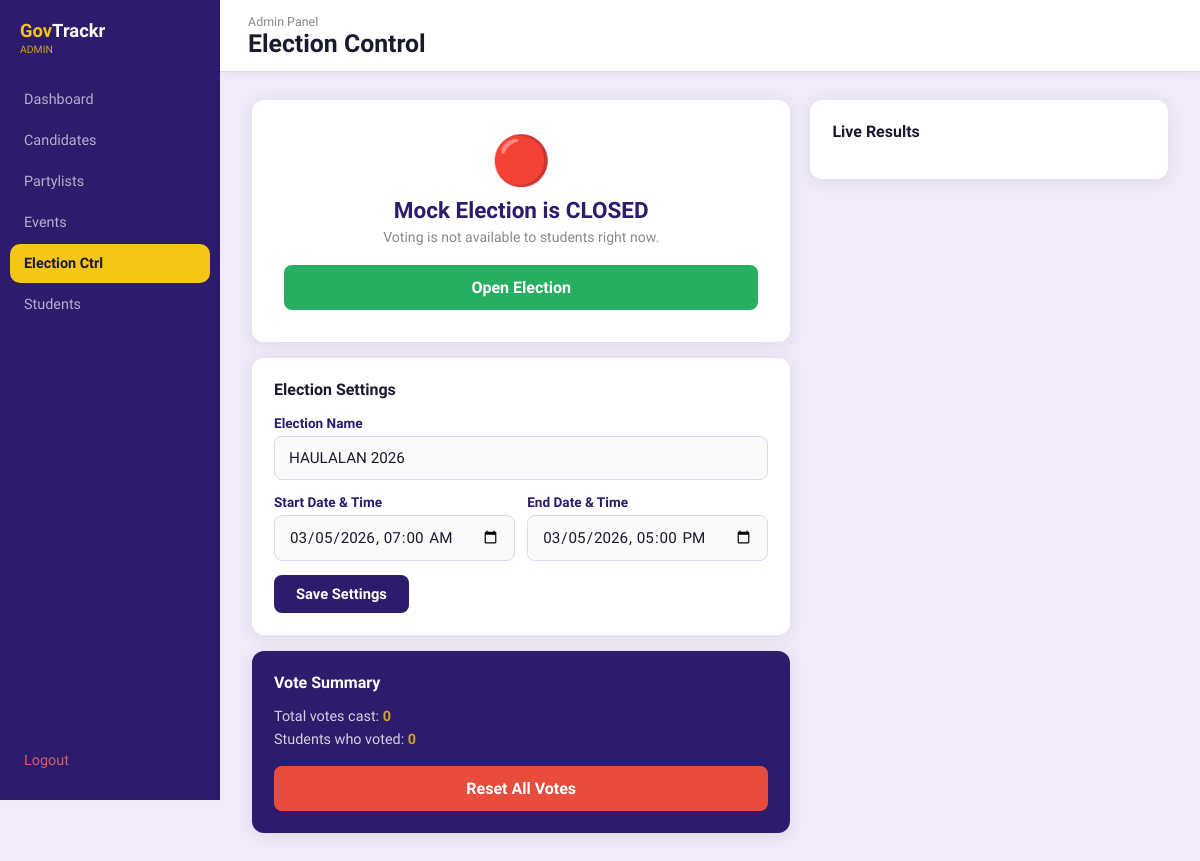
The page /admin/election.php (signed in) on the database its author committed.
### tables this page shows
CREATE TABLE IF NOT EXISTS election_settings (
    id            INT AUTO_INCREMENT PRIMARY KEY,
    election_name VARCHAR(200) DEFAULT 'HAULALAN 2026',
    is_open       TINYINT(1)   DEFAULT 0,            
    start_date    DATETIME     DEFAULT NULL,
    end_date      DATETIME     DEFAULT NULL,
    updated_at    TIMESTAMP    DEFAULT CURRENT_TIMESTAMP ON UPDATE CURRENT_TIMESTAMP
);

### admin/election.php (the view, shortened to what this page needs)
<?php
require_once 'auth_guard.php';
$settings = $conn->query("SELECT * FROM election_settings LIMIT 1")->fetch_assoc();
$vote_count = $conn->query("SELECT COUNT(*) AS n FROM votes")->fetch_assoc()['n'];
$voter_count = $conn->query("SELECT COUNT(DISTINCT voter_id) AS n FROM votes")->fetch_assoc()['n'];
?>
<!DOCTYPE html>
<html lang="en">
<head><meta charset="UTF-8"><title>GovTrackr — Election Control</title><link rel="stylesheet" href="../css/styles.css"></head>
<body class="dash-body">
<?php include 'sidebar.php'; ?>
<div style="flex:1;display:flex;flex-direction:column;">
<header class="topbar">
    <div class="topbar-left"><p class="topbar-welcome">Admin Panel</p><h1 class="topbar-title">Election Control</h1></div>
</header>
<main class="dash-content">
    <div class="grid-2" style="align-items:start;">
        <div style="display:flex;flex-direction:column;gap:16px;">
            <div class="card" style="text-align:center;padding:32px;">
                <p style="font-size:3rem; margin-bottom:8px;"><?= $settings['is_open'] ? '🟢' : '🔴' ?></p>
                <h2 style="color:var(--purple-dark);margin-bottom:6px;">
                    Mock Election is <?= $settings['is_open'] ? 'OPEN' : 'CLOSED' ?>
                </h2>
                <p style="color:var(--muted);font-size:.88rem;margin-bottom:20px;">
                    <?= $settings['is_open'] ? 'Students can currently cast their votes.' : 'Voting is not available to students right now.' ?>
                </p>
                <form method="POST" action="">
                    <button type="submit" name="toggle_election"
                            class="btn <?= $settings['is_open'] ? 'btn-danger' : 'btn-success' ?> btn-full"
                            onclick="return confirm('<?= $settings['is_open'] ? 'Close' : 'Open' ?> the mock election?')">
                        <?= $settings['is_open'] ? 'Close Election' : 'Open Election' ?>
                    </button>
                </form>
            </div>
            <div class="card">
                <h3 class="card-title">Election Settings</h3>
                <form method="POST" action="">
                    <div class="form-group">
                        <label class="form-label">Election Name</label>
                        <div class="input-wrap"><input type="text" name="election_name" value="<?= htmlspecialchars($settings['election_name']) ?>"></div>
                    </div>
                    <div class="input-row">
                        <div class="form-group">
                            <label class="form-label">Start Date & Time</label>
                            <div class="input-wrap"><input type="datetime-local" name="start_date" value="<?= $settings['start_date'] ? str_replace(' ','T',$settings['start_date']) : '' ?>"></div>
                        </div>
                        <div class="form-group">
                            <label class="form-label">End Date & Time</label>
                            <div class="input-wrap"><input type="datetime-local" name="end_date" value="<?= $settings['end_date'] ? str_replace(' ','T',$settings['end_date']) : '' ?>"></div>
                        </div>
                    </div>
                    <button type="submit" name="update_settings" class="btn btn-purple">Save Settings</button>
                </form>
            </div>
            <div class="card card-dark">
                <h3 class="card-title">Vote Summary</h3>
                <p style="opacity:.8;font-size:.9rem;">Total votes cast: <strong style="color:var(--gold);"><?= $vote_count ?></strong></p>
                <p style="opacity:.8;font-size:.9rem;margin-top:6px;">Students who voted: <strong style="color:var(--gold);"><?= $voter_count ?></strong></p>
                <form method="POST" style="margin-top:18px;" onsubmit="return confirm('This will DELETE all votes and lineups. This CANNOT be undone. Are you sure?')">
                    <button type="submit" name="reset_votes" class="btn btn-danger btn-full">Reset All Votes</button>
                </form>
            </div>
        </div>
        <div class="card">
            <h3 class="card-title">Live Results</h3>
        </div>
    </div>
</main>
</div>
</body>
</html>

### css/styles.css (style rules this page uses)
*, *::before, *::after { box-sizing: border-box; margin: 0; padding: 0; }
:root { --purple-dark: #2D1B6B; --purple-mid: #4A2D9B; --purple-light: #7B5EA7; --purple-soft: #EDE8FB; --gold: #F5C518; --gold-dark: #D4A800; --gold-light: #FFF8D6; --bg: #F0EBF8; --card: #FFFFFF; --text: #1A1A2E; --muted: #888; --border: #DDD6F5; --danger: #E74C3C; --success: #27AE60; --sidebar-w: 220px; --sidebar-w-col: 60px; --topbar-h: 72px; --radius: 12px; --shadow: 0 2px 16px rgba(45,27,107,.10); }
body { font-family: 'Kodchasan', sans-serif !important; color: var(--text); background: var(--bg); font-size: 15px; }
input, textarea, select, button { font-family: inherit; }
.btn { display: inline-flex; align-items: center; gap: 6px; padding: 10px 22px; border-radius: 8px; border: none; cursor: pointer; font-weight: 600; font-size: 0.92rem; transition: filter .15s, transform .1s; }
.btn-purple { background: var(--purple-dark); color: #fff; }
.btn-danger { background: var(--danger); color: #fff; }
.btn-success { background: var(--success); color: #fff; }
.btn-full { width: 100%; justify-content: center; padding: 13px; font-size: 1rem; }
.form-group { margin-bottom: 14px; }
.form-label { display: block; font-size: 0.85rem; font-weight: 600; color: var(--purple-dark); margin-bottom: 5px; }
.input-wrap { display: flex; align-items: center; gap: 10px; border: 1.5px solid var(--border); border-radius: 8px; padding: 0 14px; background: #FAFAFA; transition: border-color .2s; }
.input-wrap input, .input-wrap textarea, .input-wrap select { border: none; outline: none; background: transparent; width: 100%; padding: 12px 0; font-size: 0.95rem; color: var(--text); }
.input-row { display: flex; gap: 12px; }
.input-row .form-group { flex: 1; }
.dash-body { display: flex; min-height: 100vh; }
.topbar { position: fixed; top: 0; left: var(--sidebar-w); right: 0; height: var(--topbar-h); background: #fff; border-bottom: 1px solid var(--border); display: flex; align-items: center; justify-content: space-between; padding: 0 28px; z-index: 100; box-shadow: 0 2px 8px rgba(45,27,107,.06); }
.topbar-welcome { font-size: 0.78rem; color: var(--muted); }
.topbar-title { font-size: 1.55rem; font-weight: 800; color: var(--text); }
.dash-content { margin-left: var(--sidebar-w); margin-top: var(--topbar-h); padding: 28px 32px; min-height: calc(100vh - var(--topbar-h)); display: flex; flex-direction: column; gap: 24px; }
.card { background: var(--card); border-radius: var(--radius); padding: 22px; box-shadow: var(--shadow); }
.card-title { font-size: 1rem; font-weight: 700; color: var(--text); margin-bottom: 16px; }
.card-dark { background: var(--purple-dark); color: #fff; }
.card-dark .card-title { color: #fff; }
.grid-2 { display: grid; grid-template-columns: 1fr 1fr; gap: 20px; }

### rows shown on the page
election_settings: election_name "HAULALAN 2026", start_date "03/05/2026 07:00", end_date "03/05/2026 17:00"

### other values the page prints
$p['label'] "Dashboard"
$p['label'] "Candidates"
$p['label'] "Partylists"
$p['label'] "Events"
$p['label'] "Election Ctrl"
$p['label'] "Students"
$vote_count "0"
$voter_count "0"
